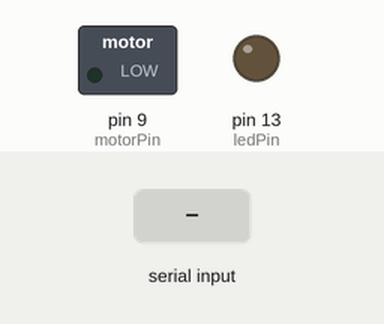
A sketch run on a simulated Arduino Uno, built with avr-gcc and run on an emulated ATmega328P. Parts: switched loads named in the sketch (green lamp = pin HIGH), output pins drawn as LEDs (lit = HIGH). The test bench sets the inputs (shaded band).

Above: at 1.2 s.
1.3 s: "A" received over Serial
At 2.5 s:
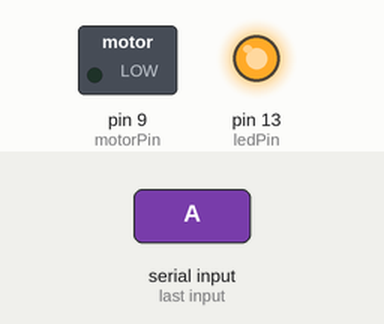
2.8 s: "M" received over Serial
At 3.8 s:
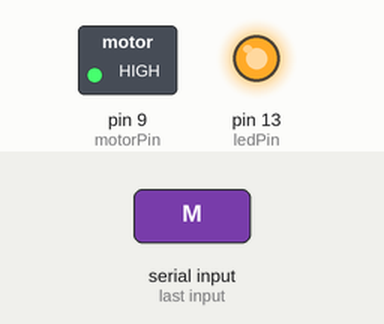
4.3 s: "a" received over Serial
At 4.9 s:
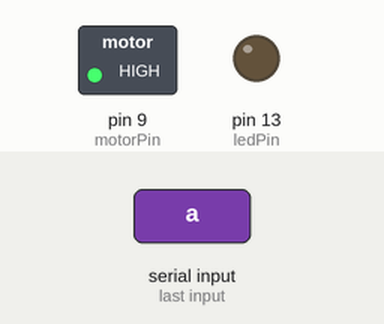
5.8 s: "m" received over Serial
At 6.1 s:
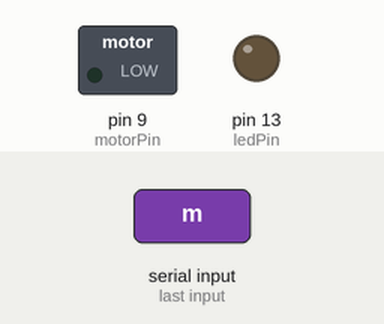
Timing chart, 0 to 8.3 s (numbered marks = the images above; inputs shaded):
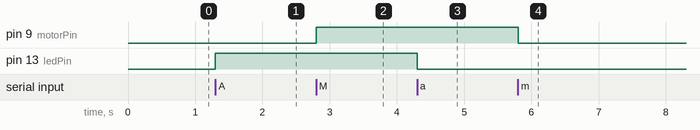

The sketch:

Un_Motor_y_un_led.ino
```cpp
/*
Proyecto de Arduino con un motor eléctrico, un LED y comunicación serial
Descripción del proyecto:

Este proyecto consiste en controlar un motor eléctrico, un LED y enviar y recibir datos a través del puerto serie de Arduino. El usuario podrá interactuar con el sistema enviando comandos desde un ordenador a través del puerto serie.

Componentes necesarios:

Placa Arduino Uno
Motor eléctrico de corriente continua
Leds
Cables
Resistencias
Protoboard
Esquema de conexión:

[Imagen de un esquema de conexión de un proyecto de Arduino con un motor eléctrico, un LED y comunicación serial]

Código Arduino:*/

const int ledPin = 13;
const int motorPin = 9;

void setup() {
  pinMode(ledPin, OUTPUT);
  pinMode(motorPin, OUTPUT);
  Serial.begin(9600);
}

void loop() {
  if (Serial.available()) {
    char command = Serial.read();

    switch (command) {
      case 'A':
        digitalWrite(ledPin, HIGH);
        break;
      case 'a':
        digitalWrite(ledPin, LOW);
        break;
      case 'M':
        analogWrite(motorPin, 255);
        break;
      case 'm':
        analogWrite(motorPin, 0);
        break;
      default:
        Serial.println("SISTEMA ON/OFF");
    }
  }
}
/*Explicación del código:

El código primero define algunos pines como entradas y salidas.
Luego, inicializa el puerto serie a una velocidad de baudios de 9600.
En la función loop(), se verifica si hay datos disponibles en el puerto serie.
Si hay datos disponibles, se lee el primer carácter y se almacena en la variable command.
Según el valor de command, se controla el LED o el motor.
Si el comando no es válido, se imprime un mensaje en el puerto serie.
Ejecución del proyecto:

Cargue el código Arduino en la placa Arduino.
Conecte los componentes según el esquema de conexión.
Abra el monitor serial de Arduino IDE.
En el monitor serial, escriba los siguientes comandos para controlar el LED y el motor:
A: enciende el LED
a: apaga el LED
M: enciende el motor a máxima velocidad
m: apaga el motor
Variaciones del proyecto:

Puede agregar más comandos para controlar otras funciones, como la dirección del motor o la intensidad del LED.
Puede usar un sensor para obtener información del entorno y enviar esa información al ordenador a través del puerto serie.
Puede usar una interfaz gráfica en el ordenador para interactuar con el sistema.*/
```

Measured:
- after the input at 1.3 s, pin 13 (ledPin): LOW → HIGH at once
- after the input at 2.8 s, pin 9 (motorPin): LOW → HIGH at once
- after the input at 4.3 s, pin 13 (ledPin): HIGH → LOW at once
- after the input at 5.8 s, pin 9 (motorPin): HIGH → LOW at once
